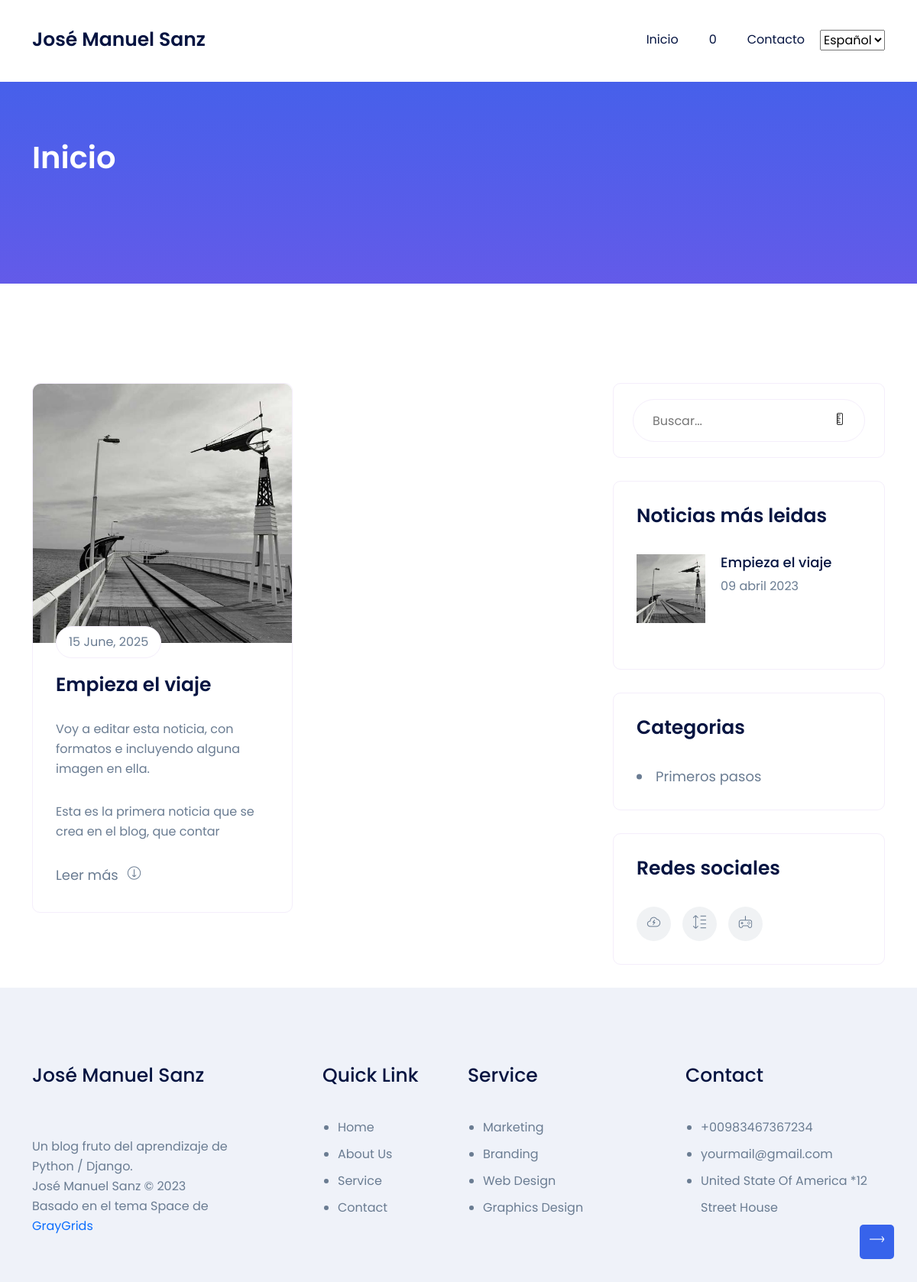
Before: / with the older database file.
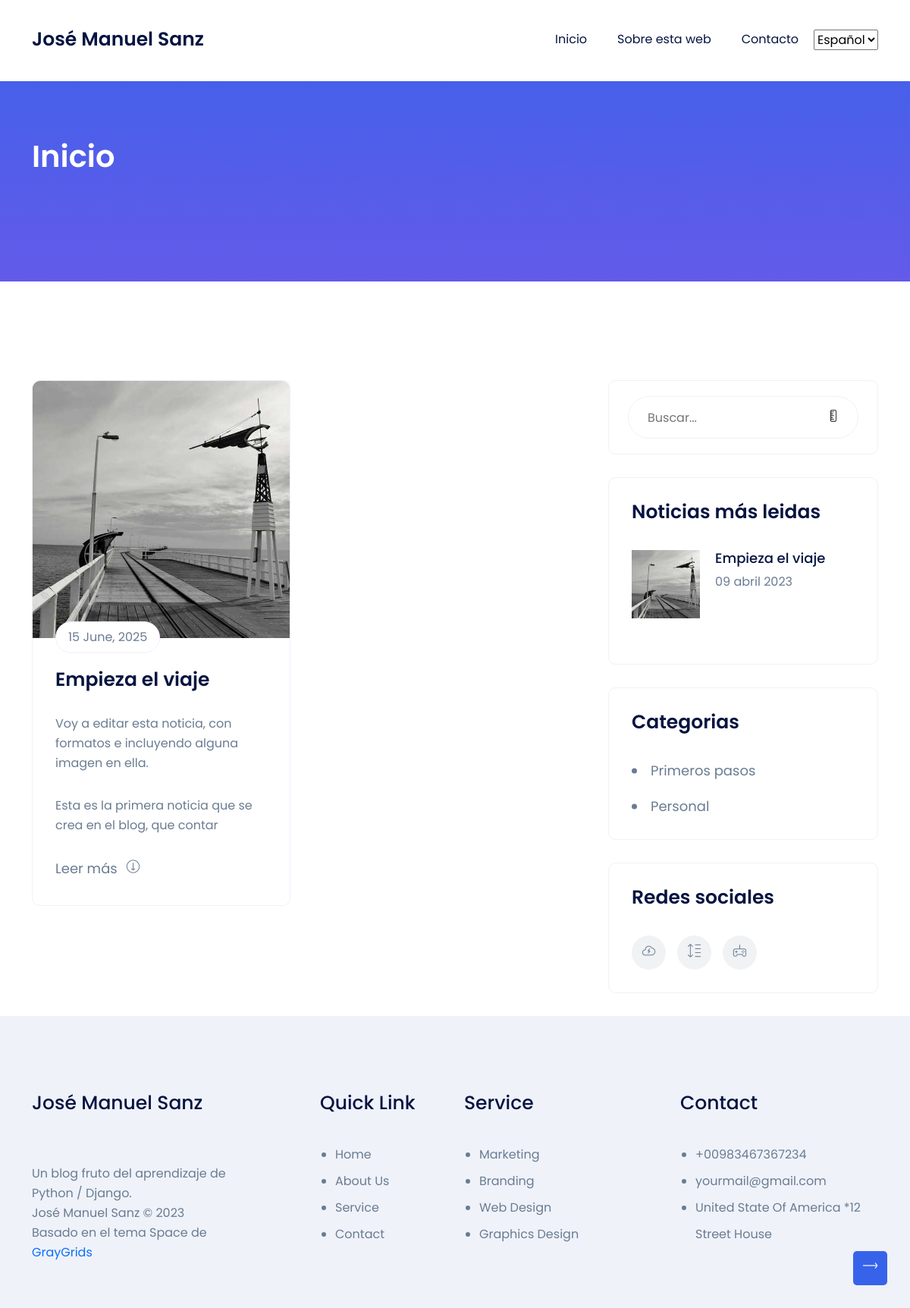
After: the same page with the newer database file.
### core/models.py (models this page shows, shortened)
class Pagina(models.Model):
    titulo = models.CharField(max_length=250)
    subtitulo = models.CharField(max_length=250)
    id = models.AutoField(primary_key=True)
    slug = models.SlugField(unique=True, default=0)
    contenido = RichTextField()
    imagen = models.ImageField(upload_to='paginas')
    fecha_creacion = models.DateTimeField(auto_now_add=True) # Se añade la hora de forma automática cuando se crea el registro
    fecha_actualizacion = models.DateTimeField(auto_now=True) # Se añade la hora de forma automática al actualizarse el campo
    class Meta:
        verbose_name = "pagina"
        verbose_name_plural = "paginas"
        ordering = ["-fecha_creacion"] # Ordena por defecto de mas antiguo a mas nuevo, con (-NombreCampo), cambia a la inversa

### blog/models.py (models this page shows, shortened)
class Blog(models.Model):
    id = models.AutoField(primary_key=True)
    titulo = models.CharField(max_length=250)
    slug = models.SlugField(unique=True, default=0)
    subtitulo = models.CharField(max_length=250)
    contenido = RichTextField()
    imagen = models.ImageField(upload_to='blog')
    fecha_creacion = models.DateTimeField(auto_now_add=True) # Se añade la hora de forma automática cuando se crea el registro
    fecha_actualizacion = models.DateTimeField(auto_now=True) # Se añade la hora de forma automática al actualizarse el campo
    autor = models.ForeignKey(Autor, on_delete=models.CASCADE, related_name='blogs')
    num_visitas = models.PositiveIntegerField(default=0) # Nuevo campo para contabilizar el número de visitas
    categorias = models.ManyToManyField(Categoria, related_name=_('categorias'))
    class Meta:
        verbose_name = "noticia"
        verbose_name_plural = "noticias"
        ordering = ["-fecha_creacion"] # Ordena por defecto de mas antiguo a mas nuevo, con (-NombreCampo), cambia a la inversa

class Categoria(models.Model):
    nombre = models.CharField(max_length=100)
    slug = models.SlugField(unique=True, default=0)

### blog/views.py (the view)
# urls.py: 2. Add a URL to urlpatterns:  path('', views.home, name='home')
def home(request):
    noticias = Blog.objects.all()
    return render(request, "blog/home.html", {'noticias':noticias})

### blog/utils.py (called while the page is built)
def mas_leidas():
    return Blog.objects.all().order_by('-num_visitas')[:3]

def lista_categorias():
   return Categoria.objects.all()

### core/utils.py (called while the page is built)
def obtener_paginas():
    return Pagina.objects.all()

### core/views.py (called while the page is built)
def paginas_context(request):
    return {'paginas': obtener_paginas()}

def noticias_context(request):
    return {'mas_leidas': mas_leidas()}

def categorias_context(request):
    return {'categorias': lista_categorias()}

### blog/templates/blog/home.html
{% extends 'core/base.html' %}
    {% block content %}
    <section class="blog-section pt-130">
        <div class="container">
            <div class="row">
                <div class="col-xl-8 col-lg-7">
                    <div class="left-side-wrapper">
                        <div class="row">
                            {% for noticias in noticias %}
                            <div class="col-md-6 col-lg-12 col-xl-6">
                                <div class="single-blog mb-40 wow fadeInUp">
                                    <div class="blog-img">
                                        <a href="/blog/{{noticias.slug}}"><img
                                                src="{{ noticias.imagen.url }}" alt="#"></a>
                                        <span class="date-meta">15 June, 2025</span>
                                    </div>
                                    <div class="blog-content">
                                        <h4><a href="/blog/{{noticias.slug}}">{{noticias.titulo}}</a></h4>
                                        <p>{{ noticias.contenido|slice:":150"|safe }}</p>
                                        <a href="/blog/{{noticias.slug}}" class="read-more-btn">Leer más <i
                                                class="lni lni-arrow-right"></i></a>
                                    </div>
                                </div>
                            </div>
                            {% endfor %}
                        </div>
                    </div>
                </div>
    {% endblock %}

### core/templates/core/base.html (shortened to what this page needs)
<!doctype html>
<html lang="es">
<head>
    {% load static %}
    {% load i18n %}
    <link rel="stylesheet" href="{% static 'core/assets/css/bootstrap-5.0.0-beta1.min.css' %}">
    <link rel="stylesheet" href="{% static 'core/assets/css/LineIcons.2.0.css' %}">
    <link rel="stylesheet" href="{% static 'core/assets/css/animate.css' %}">
    <link rel="stylesheet" href="{% static 'core/assets/css/tiny-slider.css' %}">
    <link rel="stylesheet" href="{% static 'core/assets/css/glightbox.min.css' %}">
    <link rel="stylesheet" href="{% static 'core/assets/css/main.css' %}">
</head>
<body>
    <header class="header navbar-area">
        <div class="container">
            <div class="row align-items-center">
                <div class="col-lg-12">
                    <nav class="navbar navbar-expand-lg">
                        <a class="navbar-brand" href="{% url 'home' %}">
                            <h4>José Manuel Sanz</h4>
                        </a>
                        <ul id="nav" class="navbar-nav ms-auto">
                            <li class="nav-item">
                            <li class="nav-item"><a href="{% url 'home' %}">{% trans "Inicio" %}</a></li>
                            </li>
                            {% for pagina in paginas %}
                            <li class="nav-item"><a href="/pagina/{{pagina.slug}}/">{{ pagina.titulo }}</a></li>
                            {% endfor %}
                            <li class="nav-item"><a href="{% url 'contacto' %}">{% trans "Contacto" %}</a></li>
                        </ul>
                        {% get_current_language as LANGUAGE_CODE %}
                        {% get_available_languages as LANGUAGES %}
                        <select id="language-selector" onchange="location.href=this.value;">
                            {% for lang_code, lang_name in LANGUAGES %}
                                <option value="{% url 'change_language' lang_code %}" {% if lang_code == LANGUAGE_CODE %}selected{% endif %}>{{ lang_name }}</option>
                            {% endfor %}
                        </select>
                </div>
            </div>
        </div>
    </header>
    <section class="page-banner-section pt-75 pb-75 img-bg"
        style="background-image:url({% static 'core/assets/img/bg/common-bg.svg' %})">
        <div class="container">
            <div class="row">
                <div class="col-xl-12">
                    <div class="banner-content">
                        {% if noticia %}
                        <h2 class="titular_en_breadcrumb">{{ noticia.titulo }}</h2>
                        <h3 class="titular_en_breadcrumb">{{ noticia.subtitulo}}</h3>
                        <div class=meta-information>
                            <p class="meta-info titular_en_breadcrumb"><br>
                                {% trans "Autor" %}: Por {{noticia.autor}} | {{noticia.fecha_creacion|date:"d \ F \ Y" }}
                            </p>
                            <p class="titular_en_breadcrumb">{% trans "Categorias" %}:
                                <a href="javascript:void(0)">
                                {% for categoria in noticia.categorias.all %}
                                 <a class="titular_en_breadcrumb" href="/categoria/{{categoria.slug}}/">{{ categoria.nombre }}</a>{% if not forloop.last %}, {% endif %}
                                {% endfor %}
                                 </a>
                            </p>
                        </div>
                        {% elif pagina %}
                        <h2 class="titular_en_breadcrumb">{{ pagina.titulo }}</h2>
                        <h3 class="titular_en_breadcrumb">{{ pagina.subtitulo }}</h3>
                        {% elif categoria %}
                        <h3 class="titular_en_breadcrumb">{% trans "Noticias de la categoria:" %} {{ categoria.nombre}}</h3>
                        {% elif resultados %}
                        <h3 class="titular_en_breadcrumb">{% trans "Resultados de la busqueda" %}</h3>
                        {% elif contacto %}
                        <h3 class="titular_en_breadcrumb">{% trans "Formulario de contacto" %}</h3>
                        {% else %}
                        <h2 class="titular_en_breadcrumb">{% trans "Inicio" %}</h2>
                        {% endif %}
                        <div class="page-breadcrumb">
                            <nav aria-label="breadcrumb">
                                <ol class="breadcrumb">
                                </ol>
                            </nav>
                        </div>
                    </div>
                </div>
            </div>
        </div>
    </section>
    {% block content %}
    {% endblock %}
    {% if not contacto %}
    <div class="col-xl-4 col-lg-5">
        <div class="sidebar-wrapper">
            <div class="sidebar-box search-form-box mb-30">
                <form action="{% url 'buscar_noticias' %}" method="POST" class="search-form">
                    <input type="text" placeholder='{% trans "Buscar..." %}'>
                    <button type="submit"><i class="lni lni-search-alt"></i></button>
                </form>
            </div>
            <div class="sidebar-box recent-blog-box mb-30">
                <h4>{% trans "Noticias más leidas" %}</h4>
                <div class="recent-blog-items">
                    {% for noticia in mas_leidas %}
                    <div class="recent-blog mb-30">
                        <div class="recent-blog-img">
                            <img src="{{noticia.imagen.url}}" alt="#">
                        </div>
                        <div class="recent-blog-content">
                            <h5><a href="/blog/{{noticia.slug}}">{{ noticia.titulo }}</a></h5>
                            <span class="date">{{ noticia.fecha_creacion | date:"d \ F \ Y" }}</span>
                        </div>
                    </div>
                    {% endfor %}
                </div>
            </div>
            <div class="sidebar-box catagories-box mb-30">
                <h4>{% trans "Categorias" %}</h4>
                <ul>
                    {% for categoria in categorias %}
                    <li>
                        <a href="/categoria/{{categoria.slug}}/">
                            <span>{{ categoria.nombre}}</span>
                        </a>
                    </li>
                    {% endfor %}
                </ul>
            </div>
            <div class="sidebar-box mb-30">
                <h4>{% trans "Redes sociales" %}</h4>
                <div class="footer-social-links">
                    <ul class="d-flex justify-content-start">
                        <li><a href="https://twitter.com/jmsanzprieto"><i class="lni lni-twitter-filled"></i></a></li>
                        <li><a href="https://www.linkedin.com/in/josemanuelsanzprieto/"><i class="lni lni-linkedin-original"></i></a></li>
                        <li><a href="https://github.com/jmsanzprieto/"><i class="lni lni-github-original"></i></a></li>
                    </ul>
                </div>
            </div>
            {% endif %}
        </div>
    </div>
    </div>
    </div>
    </section>
    <footer class="footer pt-100">
        <div class="container">
            <div class="row">
                <div class="col-xl-3 col-lg-4 col-md-6">
                    <div class="footer-widget mb-60 wow fadeInLeft">
                        <a href="{% url 'home' %}" class="logo mb-30"><h4>José Manuel Sanz</h4></a>
                    </div>
                </div>
                <div class="col-xl-2 offset-xl-1 col-lg-2 col-md-6">
                    <div class="footer-widget mb-60 wow fadeInUp">
                        <h4>Quick Link</h4>
                        <ul class="footer-links">
                            <li>
                                <a href="javascript:void(0)">Home</a>
                            </li>
                            <li>
                                <a href="javascript:void(0)">About Us</a>
                            </li>
                            <li>
                                <a href="javascript:void(0)">Service</a>
                            </li>
                            <li>
                                <a href="javascript:void(0)">Contact</a>
                            </li>
                        </ul>
                    </div>
                </div>
                <div class="col-xl-3 col-lg-3 col-md-6">
                    <div class="footer-widget mb-60 wow fadeInUp">
                        <h4>Service</h4>
                        <ul class="footer-links">
                            <li>
                                <a href="javascript:void(0)">Marketing</a>
                            </li>
                            <li>
                                <a href="javascript:void(0)">Branding</a>
                            </li>
                            <li>
                                <a href="javascript:void(0)">Web Design</a>
                            </li>
                            <li>
                                <a href="javascript:void(0)">Graphics Design</a>
                            </li>
                        </ul>
                    </div>
                </div>
                <div class="col-xl-3 col-lg-3 col-md-6">
                    <div class="footer-widget mb-60 wow fadeInRight" ".8s">
                        <h4>Contact</h4>
                        <ul class="footer-contact">
                            <li>
                                <p>+00983467367234</p>
                            </li>
                            <li>
                                <p>yourmail@gmail.com</p>
                            </li>
                            <li>
                                <p>United State Of America
                                    *12 Street House</p>
                            </li>
                        </ul>
                    </div>
                </div>
            </div>
        </div>
    </footer>
    <a href="#" class="scroll-top">
        <i class="lni lni-arrow-up"></i>
    </a>
</body>
</html>

### core/templates/core/base.html (style rules this page uses)
.titular_en_breadcrumb { color: white; }

Changed rows visible on the page:
changed Pagina: titulo "0" → "Sobre esta web"
added Categoria: nombre "Personal"
